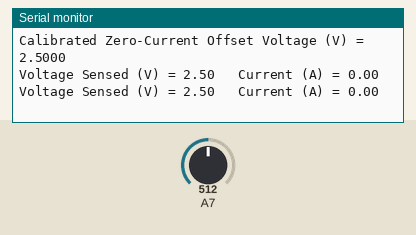
Recording of a sketch running on a simulated Arduino Nano, built with avr-gcc and run on an emulated ATmega328P. Parts: the last lines printed to the serial monitor. The test bench sets the inputs (shaded band); at power-on: A7 = 512.

Above: at 2.4 s.
2.5 s: A7 set to 716
At 2.7 s:
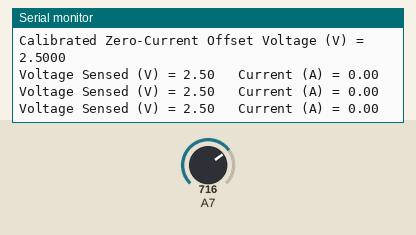
4.0 s: A7 set to 900
At 4.14 s:
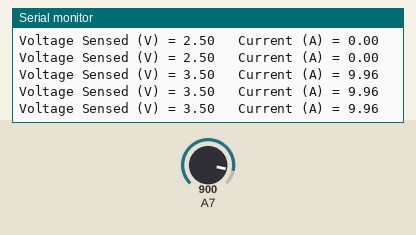
Timing chart, 0 to 7.0 s (numbered marks = the images above; inputs shaded):
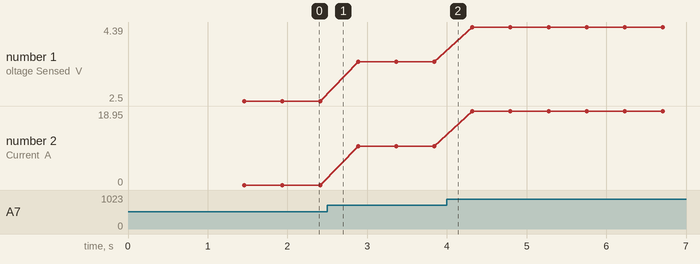

The sketch:

current_livezerocali.ino
```cpp
double Voltage = 0;
double Current = 0;
const float sensitivity = 0.100; // Adjust based on your sensor model (e.g., 0.185 for ACS712-5A)
const int numSamples = 200;
double zeroCurrentOffset = 0.0;

void setup() {
  Serial.begin(9600);

  // Calibration Phase: Measure zero-current offset with no load connected
  double accumulatedOffset = 0.0;
  for (int i = 0; i < numSamples; i++) {
    accumulatedOffset += (0.00488281 * analogRead(A7)); // 5V / 1024 (Analog) = 0.00488281
    delay(1);
  }
  zeroCurrentOffset = accumulatedOffset / numSamples; // Calculate average zero-current voltage

  Serial.print("Calibrated Zero-Current Offset Voltage (V) = ");
  Serial.println(zeroCurrentOffset, 4); // Print the calibrated offset voltage with 4 decimal places

  delay(1000); // Short delay to allow user to see the calibration result
}

void loop() {
  Voltage = 0; // Reset voltage accumulation

  // Voltage is Sensed 1000 Times for precision
  for (int i = 0; i < numSamples; i++) {
    Voltage += (0.00488281 * analogRead(A7)); // 5V / 1024 (Analog) = 0.00488281
    delay(1);
  }

  // Calculate average voltage
  Voltage = Voltage / numSamples;

  // Subtract the offset and calculate current
  Current = (Voltage - zeroCurrentOffset) / sensitivity;

  // Ensure small negative values due to noise are set to zero
  if (Current < 0) {
    Current = 0;
  }

  Serial.print("\nVoltage Sensed (V) = ");
  Serial.print(Voltage, 2); // Display voltage with 2 decimal places
  Serial.print("\t Current (A) = ");
  Serial.print(Current, 2); // Display current with 2 decimal places

  delay(250);
}
```

Measured:
- plotted number 1: 2.5 → 3.5 after the input at 2.5 s, 3.5 → 4.39 after the input at 4.0 s
- plotted number 2: 0 → 9.96 after the input at 2.5 s, 9.96 → 18.95 after the input at 4.0 s
